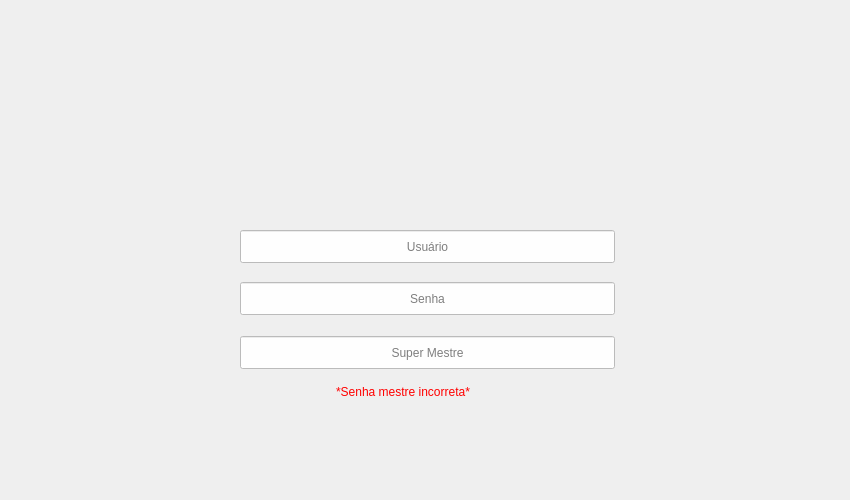
<?xml version="1.0" encoding="UTF-8"?>
<ui version="4.0">
 <class>TelaCadastroLogin</class>
 <widget class="QMainWindow" name="TelaCadastroLogin">
  <property name="geometry">
   <rect>
    <x>0</x>
    <y>0</y>
    <width>850</width>
    <height>500</height>
   </rect>
  </property>
  <property name="sizePolicy">
   <sizepolicy hsizetype="Ignored" vsizetype="Fixed">
    <horstretch>0</horstretch>
    <verstretch>0</verstretch>
   </sizepolicy>
  </property>
  <property name="minimumSize">
   <size>
    <width>850</width>
    <height>500</height>
   </size>
  </property>
  <property name="maximumSize">
   <size>
    <width>850</width>
    <height>500</height>
   </size>
  </property>
  <property name="windowTitle">
   <string>Cadastrar Usuário</string>
  </property>
  <property name="windowIcon">
   <iconset>
    <normalon>../Imagens/icone.png</normalon>
   </iconset>
  </property>
  <widget class="QWidget" name="Cadastrar">
   <widget class="QPushButton" name="PlanodeFundo">
    <property name="geometry">
     <rect>
      <x>-10</x>
      <y>-4</y>
      <width>871</width>
      <height>519</height>
     </rect>
    </property>
    <property name="font">
     <font>
      <stylestrategy>NoAntialias</stylestrategy>
     </font>
    </property>
    <property name="focusPolicy">
     <enum>Qt::NoFocus</enum>
    </property>
    <property name="contextMenuPolicy">
     <enum>Qt::NoContextMenu</enum>
    </property>
    <property name="acceptDrops">
     <bool>true</bool>
    </property>
    <property name="autoFillBackground">
     <bool>false</bool>
    </property>
    <property name="text">
     <string notr="true"/>
    </property>
    <property name="icon">
     <iconset>
      <normalon>../Imagens/grr.png</normalon>
     </iconset>
    </property>
    <property name="iconSize">
     <size>
      <width>850</width>
      <height>600</height>
     </size>
    </property>
    <property name="shortcut">
     <string notr="true"/>
    </property>
    <property name="autoRepeat">
     <bool>false</bool>
    </property>
    <property name="autoExclusive">
     <bool>false</bool>
    </property>
    <property name="autoDefault">
     <bool>false</bool>
    </property>
    <property name="flat">
     <bool>true</bool>
    </property>
   </widget>
   <widget class="QPushButton" name="Cadastro">
    <property name="enabled">
     <bool>false</bool>
    </property>
    <property name="geometry">
     <rect>
      <x>344</x>
      <y>98</y>
      <width>169</width>
      <height>125</height>
     </rect>
    </property>
    <property name="mouseTracking">
     <bool>true</bool>
    </property>
    <property name="autoFillBackground">
     <bool>false</bool>
    </property>
    <property name="text">
     <string/>
    </property>
    <property name="icon">
     <iconset>
      <normaloff>../Imagens/IconeCadastro.png</normaloff>
      <disabledoff>../Imagens/IconeCadastro.png</disabledoff>
      <disabledon>../Imagens/IconeCadastro.png</disabledon>../Imagens/IconeCadastro.png</iconset>
    </property>
    <property name="iconSize">
     <size>
      <width>130</width>
      <height>130</height>
     </size>
    </property>
    <property name="checkable">
     <bool>false</bool>
    </property>
    <property name="checked">
     <bool>false</bool>
    </property>
    <property name="autoRepeat">
     <bool>true</bool>
    </property>
    <property name="autoExclusive">
     <bool>true</bool>
    </property>
    <property name="autoRepeatDelay">
     <number>0</number>
    </property>
    <property name="autoRepeatInterval">
     <number>0</number>
    </property>
    <property name="autoDefault">
     <bool>false</bool>
    </property>
    <property name="default">
     <bool>false</bool>
    </property>
    <property name="flat">
     <bool>true</bool>
    </property>
   </widget>
   <widget class="QPushButton" name="btn_Cadastro">
    <property name="geometry">
     <rect>
      <x>340</x>
      <y>410</y>
      <width>165</width>
      <height>48</height>
     </rect>
    </property>
    <property name="cursor">
     <cursorShape>PointingHandCursor</cursorShape>
    </property>
    <property name="layoutDirection">
     <enum>Qt::RightToLeft</enum>
    </property>
    <property name="autoFillBackground">
     <bool>false</bool>
    </property>
    <property name="text">
     <string/>
    </property>
    <property name="icon">
     <iconset>
      <normalon>../Imagens/btn_cadastro.png</normalon>
     </iconset>
    </property>
    <property name="iconSize">
     <size>
      <width>160</width>
      <height>160</height>
     </size>
    </property>
    <property name="flat">
     <bool>true</bool>
    </property>
   </widget>
   <widget class="QPushButton" name="IconeSair">
    <property name="enabled">
     <bool>true</bool>
    </property>
    <property name="geometry">
     <rect>
      <x>12</x>
      <y>12</y>
      <width>41</width>
      <height>39</height>
     </rect>
    </property>
    <property name="text">
     <string/>
    </property>
    <property name="icon">
     <iconset>
      <disabledon>../Imagens/Icone sair.png</disabledon>
      <selectedon>../Imagens/Icone sair.png</selectedon>
     </iconset>
    </property>
    <property name="iconSize">
     <size>
      <width>30</width>
      <height>30</height>
     </size>
    </property>
    <property name="flat">
     <bool>true</bool>
    </property>
   </widget>
   <widget class="QLabel" name="label_2">
    <property name="geometry">
     <rect>
      <x>336</x>
      <y>384</y>
      <width>173</width>
      <height>16</height>
     </rect>
    </property>
    <property name="styleSheet">
     <string notr="true">color: rgb(255, 0, 0);
font: 75 12pt &quot;Book Antiqua&quot;;</string>
    </property>
    <property name="text">
     <string>*Senha mestre incorreta*</string>
    </property>
   </widget>
   <widget class="QLineEdit" name="Caixa_Senha">
    <property name="geometry">
     <rect>
      <x>240</x>
      <y>282</y>
      <width>375</width>
      <height>33</height>
     </rect>
    </property>
    <property name="styleSheet">
     <string notr="true">color: rgb(0, 0, 0);
background-color: rgba(255, 255, 255, 233);
font: 14pt &quot;Bahnschrift&quot;;</string>
    </property>
    <property name="echoMode">
     <enum>QLineEdit::Password</enum>
    </property>
    <property name="alignment">
     <set>Qt::AlignCenter</set>
    </property>
    <property name="dragEnabled">
     <bool>false</bool>
    </property>
    <property name="readOnly">
     <bool>false</bool>
    </property>
    <property name="placeholderText">
     <string>Senha</string>
    </property>
   </widget>
   <widget class="QLineEdit" name="Caixa_SuperUser">
    <property name="geometry">
     <rect>
      <x>240</x>
      <y>336</y>
      <width>375</width>
      <height>33</height>
     </rect>
    </property>
    <property name="styleSheet">
     <string notr="true">color: rgb(0, 0, 0);
background-color: rgba(255, 255, 255, 233);
font: 14pt &quot;Bahnschrift&quot;;</string>
    </property>
    <property name="frame">
     <bool>true</bool>
    </property>
    <property name="echoMode">
     <enum>QLineEdit::Password</enum>
    </property>
    <property name="alignment">
     <set>Qt::AlignCenter</set>
    </property>
    <property name="dragEnabled">
     <bool>false</bool>
    </property>
    <property name="readOnly">
     <bool>false</bool>
    </property>
    <property name="placeholderText">
     <string>Super Mestre</string>
    </property>
   </widget>
   <widget class="QLineEdit" name="Caixa_Usuario">
    <property name="geometry">
     <rect>
      <x>240</x>
      <y>230</y>
      <width>375</width>
      <height>33</height>
     </rect>
    </property>
    <property name="styleSheet">
     <string notr="true">color: rgb(0, 0, 0);
background-color: rgba(255, 255, 255, 233);
font: 14pt &quot;Bahnschrift&quot;;</string>
    </property>
    <property name="echoMode">
     <enum>QLineEdit::Normal</enum>
    </property>
    <property name="alignment">
     <set>Qt::AlignCenter</set>
    </property>
    <property name="dragEnabled">
     <bool>false</bool>
    </property>
    <property name="readOnly">
     <bool>false</bool>
    </property>
    <property name="placeholderText">
     <string>Usuário</string>
    </property>
    <property name="cursorMoveStyle">
     <enum>Qt::LogicalMoveStyle</enum>
    </property>
   </widget>
  </widget>
 </widget>
 <resources/>
 <connections/>
</ui>
